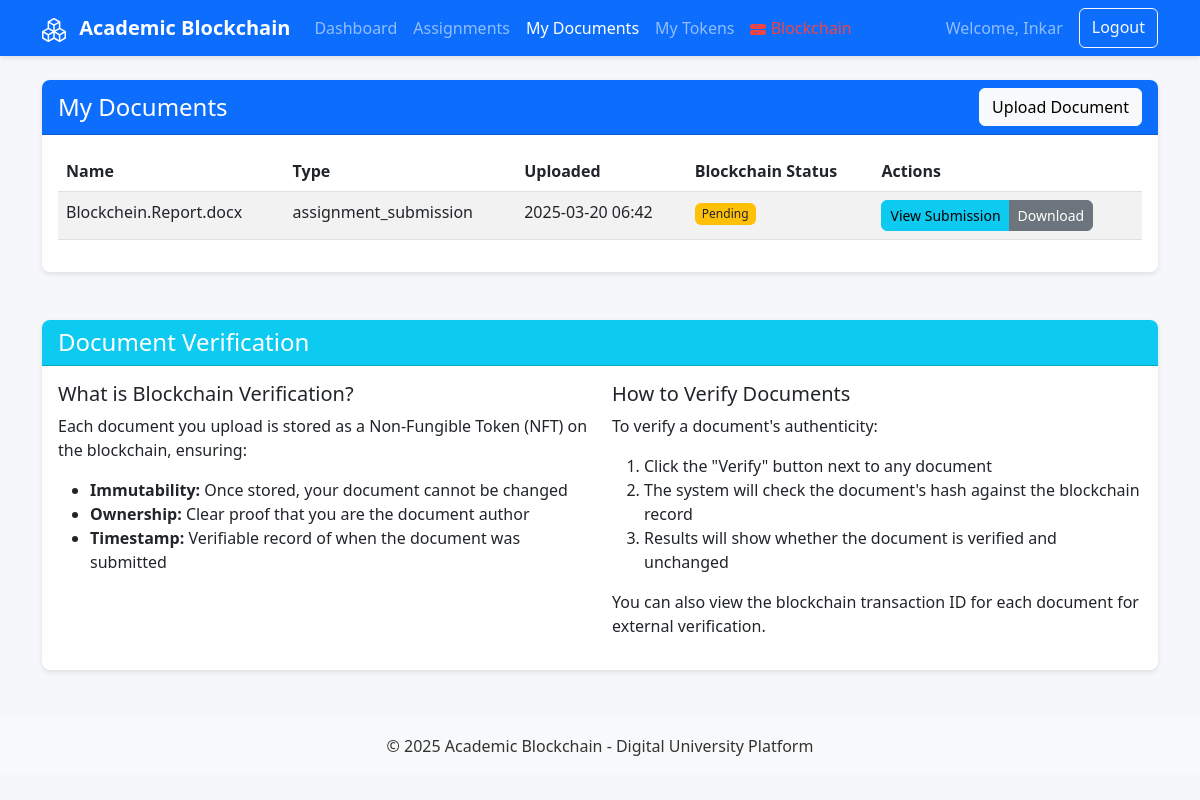
Screenshot of /student/documents (signed in) with the database file from the repository.
### models/user.py (models this page shows, shortened)
class User(db.Model):
    id = db.Column(db.Integer, primary_key=True)
    name = db.Column(db.String(100), nullable=False)
    email = db.Column(db.String(100), unique=True, nullable=False)
    password_hash = db.Column(db.String(255), nullable=False)
    role = db.Column(db.String(20), nullable=False)  # 'student' or 'teacher'
    blockchain_address = db.Column(db.String(42), nullable=True)  # Ethereum address
    blockchain_wallet_address = db.Column(db.String(42), nullable=True)  # Specific user wallet
    blockchain_nonce = db.Column(db.Integer, default=0)  # For additional security
    photo = db.Column(db.String(255), nullable=True)
    created_at = db.Column(db.DateTime, default=datetime.utcnow)
    last_login = db.Column(db.DateTime, nullable=True)
    total_tokens_earned = db.Column(db.Float, default=0)
    total_tokens_spent = db.Column(db.Float, default=0)
    assignments = db.relationship('Assignment', backref='teacher', lazy=True)
    submissions = db.relationship('Submission', backref='user', lazy=True)
    documents = db.relationship('Document', backref='owner', lazy=True)
    token_transactions = db.relationship('TokenTransaction', backref='user', lazy=True)

### models/document.py (models this page shows, shortened)
class Document(db.Model):
    id = db.Column(db.Integer, primary_key=True)
    user_id = db.Column(db.Integer, db.ForeignKey('user.id'), nullable=False)
    filename = db.Column(db.String(255), nullable=False)  # Unique filename in storage
    original_filename = db.Column(db.String(255), nullable=False)  # Original upload name
    file_type = db.Column(db.String(50), nullable=False)  # MIME type
    file_size = db.Column(db.Integer, nullable=False)  # Size in bytes
    hash = db.Column(db.String(64), nullable=False)  # SHA-256 hash
    blockchain_tx = db.Column(db.String(66), nullable=True)  # Transaction hash
    nft_token_id = db.Column(db.Integer, nullable=True)  # Token ID if minted as NFT
    document_type = db.Column(db.String(50), nullable=True)  # e.g., 'assignment', 'syllabus', etc.
    uploaded_at = db.Column(db.DateTime, default=datetime.utcnow)
    is_blockchain_verified = db.Column(db.Boolean, default=False)  # New field to track verification
    submission = db.relationship('Submission', backref='document_ref', lazy=True, uselist=False)

### controllers/student.py (the view)
@student.route('/documents')
def view_documents():
    user = User.query.get(session['user_id'])
    documents = Document.query.filter_by(user_id=user.id).order_by(Document.uploaded_at.desc()).all()
    return render_template(
        'student/documents.html',
        documents=documents,
        user=user
    )

### controllers/student.py (called while the page is built)
@student.before_request
def check_student():
    if 'user_id' not in session or session['role'] != 'student':
        flash('Please log in as a student to access this page', 'warning')
        return redirect(url_for('auth.login'))

### templates/student/documents.html (shortened to what this page needs)
{% extends "layout.html" %}
{% block content %}
<div class="row mb-4">
    <div class="col-md-12">
        <div class="card">
            <div class="card-header bg-primary text-white d-flex justify-content-between align-items-center">
                <h4 class="mb-0">My Documents</h4>
                <a href="#upload-document" class="btn btn-light" data-bs-toggle="collapse" role="button" aria-expanded="false" aria-controls="upload-document">
                    Upload Document
                </a>
            </div>
            <div class="card-body">
                {% if documents %}
                <div class="table-responsive">
                    <table class="table table-striped">
                        <thead>
                        <tr>
                            <th>Name</th>
                            <th>Type</th>
                            <th>Uploaded</th>
                            <th>Blockchain Status</th>
                            <th>Actions</th>
                        </tr>
                        </thead>
                        <tbody>
                        {% for document in documents %}
                        <tr>
                            <td>{{ document.original_filename }}</td>
                            <td>{{ document.document_type or "General" }}</td>
                            <td>{{ document.uploaded_at.strftime('%Y-%m-%d %H:%M') }}</td>
                            <td>
                                {% if document.blockchain_tx %}
                                <span class="badge bg-success">Verified</span>
                                <span class="badge bg-info">NFT #{{ document.nft_token_id or "Pending" }}</span>
                                {% else %}
                                <span class="badge bg-warning text-dark">Pending</span>
                                {% endif %}
                            </td>
                            <td>
                                <div class="btn-group">
                                    {% if document.submission %}
                                    <a href="{{ url_for('student.view_submission', submission_id=document.submission.id) }}" class="btn btn-sm btn-info">View Submission</a>
                                    {% else %}
                                    <a href="{{ url_for('blockchain.verify_document', document_id=document.id) }}" class="btn btn-sm btn-primary">Verify</a>
                                    {% endif %}
                                    <a href="#" class="btn btn-sm btn-secondary">Download</a>
                                </div>
                            </td>
                        </tr>
                        {% endfor %}
                        </tbody>
                    </table>
                </div>
                {% endif %}
            </div>
        </div>
    </div>
</div>
<div class="card">
    <div class="card-header bg-info text-white">
        <h4 class="mb-0">Document Verification</h4>
    </div>
    <div class="card-body">
        <div class="row">
            <div class="col-md-6">
                <h5>What is Blockchain Verification?</h5>
                <p>Each document you upload is stored as a Non-Fungible Token (NFT) on the blockchain, ensuring:</p>
                <ul>
                    <li><strong>Immutability:</strong> Once stored, your document cannot be changed</li>
                    <li><strong>Ownership:</strong> Clear proof that you are the document author</li>
                    <li><strong>Timestamp:</strong> Verifiable record of when the document was submitted</li>
                </ul>
            </div>
            <div class="col-md-6">
                <h5>How to Verify Documents</h5>
                <p>To verify a document's authenticity:</p>
                <ol>
                    <li>Click the "Verify" button next to any document</li>
                    <li>The system will check the document's hash against the blockchain record</li>
                    <li>Results will show whether the document is verified and unchanged</li>
                </ol>
                <p>You can also view the blockchain transaction ID for each document for external verification.</p>
            </div>
        </div>
    </div>
</div>
{% endblock %}

### templates/layout.html (shortened to what this page needs)
<!DOCTYPE html>
<html lang="en">
<head>
    <link rel="stylesheet" href="https://cdn.jsdelivr.net/npm/bootstrap@5.3.0/dist/css/bootstrap.min.css">
    <link rel="stylesheet" href="{{ url_for('static', filename='css/style.css') }}">
</head>
<body>
{% block navbar %}
<nav class="navbar navbar-expand-lg navbar-dark bg-primary">
    <div class="container">
        <a class="navbar-brand" href="{{ url_for('auth.index') }}">
            Academic Blockchain
        </a>
        <div class="collapse navbar-collapse" id="navbarNav">
            <ul class="navbar-nav me-auto">
                {% if session.user_id %}
                {% if session.role == 'student' %}
                <li class="nav-item">
                    <a class="nav-link {% if request.endpoint == 'student.dashboard' %}active{% endif %}" href="{{ url_for('student.dashboard') }}">Dashboard</a>
                </li>
                <li class="nav-item">
                    <a class="nav-link {% if request.endpoint == 'student.view_assignments' %}active{% endif %}" href="{{ url_for('student.view_assignments') }}">Assignments</a>
                </li>
                <li class="nav-item">
                    <a class="nav-link {% if request.endpoint == 'student.view_documents' %}active{% endif %}" href="{{ url_for('student.view_documents') }}">My Documents</a>
                </li>
                <li class="nav-item">
                    <a class="nav-link {% if request.endpoint == 'student.view_tokens' %}active{% endif %}" href="{{ url_for('student.view_tokens') }}">My Tokens</a>
                </li>
                {% endif %}
                <li class="nav-item">
                    <a class="nav-link {% if request.endpoint == 'blockchain.blockchain_status' %}active{% endif %}" href="{{ url_for('blockchain.blockchain_status') }}">
                        <span id="blockchain-status-indicator" class="blockchain-status-unknown">
                            Blockchain
                        </span>
                    </a>
                </li>
                {% endif %}
            </ul>
            <div class="d-flex">
                {% if session.user_id %}
                <span class="navbar-text me-3">Welcome, {{ session.name }}</span>
                <a href="{{ url_for('auth.logout') }}" class="btn btn-outline-light">Logout</a>
                {% else %}
                <a href="{{ url_for('auth.login') }}" class="btn btn-outline-light me-2">Login</a>
                <a href="{{ url_for('auth.register') }}" class="btn btn-light">Register</a>
                {% endif %}
            </div>
        </div>
    </div>
</nav>
{% endblock %}
<div class="container mt-4">
    {% block content %}{% endblock %}
</div>
{% block footer %}
<footer class="bg-light py-3 mt-5">
    <div class="container text-center">
        <p class="mb-0">&copy; 2025 Academic Blockchain - Digital University Platform</p>
    </div>
</footer>
{% endblock %}
</body>
</html>

### static/css/style.css (style rules this page uses)
body { font-family: 'Segoe UI', Roboto, 'Helvetica Neue', Arial, sans-serif; background-color: #f5f7fa; color: #333; }
.card { border-radius: 0.5rem; box-shadow: 0 2px 5px rgba(0, 0, 0, 0.1); border: none; margin-bottom: 1.5rem; }
.card-header { border-radius: 0.5rem 0.5rem 0 0 !important; font-weight: 500; }
.btn { border-radius: 0.375rem; font-weight: 500; }
.navbar { box-shadow: 0 2px 5px rgba(0, 0, 0, 0.1); }
.navbar-brand { font-weight: 600; }
.table-responsive { border-radius: 0.5rem; overflow: hidden; }
.badge { font-weight: 500; padding: 0.4em 0.6em; }
footer { background-color: #f8f9fa; margin-top: 2rem; padding: 1rem 0; }

### templates/layout.html (style rules this page uses)
.blockchain-status-error { color: #ef4444; }

### rows the page displays
User: name "Inkar"
Document: original_filename "Blockchein.Report.docx", document_type "assignment_submission", uploaded_at "2025-03-20 06:42", shows "Pending"
